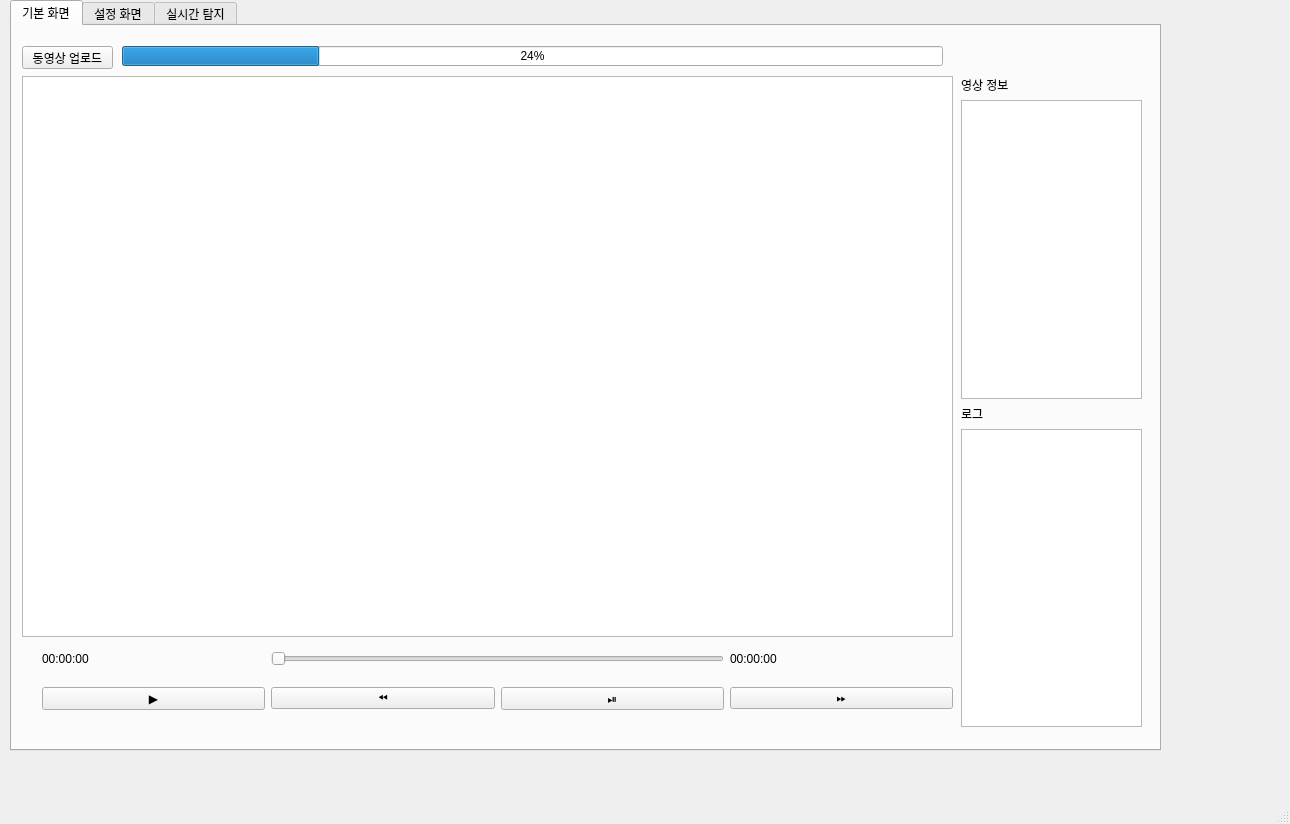
<?xml version="1.0" encoding="UTF-8"?>
<ui version="4.0">
 <class>MainWindow</class>
 <widget class="QMainWindow" name="MainWindow">
  <property name="geometry">
   <rect>
    <x>0</x>
    <y>0</y>
    <width>1290</width>
    <height>824</height>
   </rect>
  </property>
  <property name="windowTitle">
   <string>MainWindow</string>
  </property>
  <widget class="QWidget" name="centralwidget">
   <widget class="QTabWidget" name="on_air_detection">
    <property name="enabled">
     <bool>true</bool>
    </property>
    <property name="geometry">
     <rect>
      <x>10</x>
      <y>0</y>
      <width>1151</width>
      <height>751</height>
     </rect>
    </property>
    <property name="currentIndex">
     <number>0</number>
    </property>
    <property name="documentMode">
     <bool>false</bool>
    </property>
    <widget class="QWidget" name="tab">
     <attribute name="title">
      <string>기본 화면</string>
     </attribute>
     <widget class="QGraphicsView" name="graphicsView">
      <property name="geometry">
       <rect>
        <x>10</x>
        <y>50</y>
        <width>931</width>
        <height>561</height>
       </rect>
      </property>
     </widget>
     <widget class="QWidget" name="gridLayoutWidget">
      <property name="geometry">
       <rect>
        <x>30</x>
        <y>610</y>
        <width>911</width>
        <height>91</height>
       </rect>
      </property>
      <layout class="QGridLayout" name="gridLayout">
       <item row="1" column="0">
        <widget class="QPushButton" name="btn_pause">
         <property name="text">
          <string>▶️</string>
         </property>
        </widget>
       </item>
       <item row="1" column="3">
        <widget class="QPushButton" name="btn_stop_start">
         <property name="text">
          <string>⏯️</string>
         </property>
        </widget>
       </item>
       <item row="0" column="2" colspan="2">
        <widget class="QSlider" name="Video_bar">
         <property name="orientation">
          <enum>Qt::Horizontal</enum>
         </property>
        </widget>
       </item>
       <item row="0" column="4">
        <widget class="QLabel" name="Total_length">
         <property name="text">
          <string>00:00:00</string>
         </property>
        </widget>
       </item>
       <item row="0" column="0">
        <widget class="QLabel" name="Current">
         <property name="text">
          <string>00:00:00</string>
         </property>
        </widget>
       </item>
       <item row="1" column="4">
        <widget class="QPushButton" name="btn_forward">
         <property name="text">
          <string>⏩</string>
         </property>
        </widget>
       </item>
       <item row="1" column="2">
        <widget class="QPushButton" name="btn_prev">
         <property name="text">
          <string>⏪</string>
         </property>
        </widget>
       </item>
      </layout>
     </widget>
     <widget class="QWidget" name="verticalLayoutWidget">
      <property name="geometry">
       <rect>
        <x>949</x>
        <y>50</y>
        <width>181</width>
        <height>651</height>
       </rect>
      </property>
      <layout class="QVBoxLayout" name="verticalLayout">
       <item>
        <widget class="QLabel" name="Video_info">
         <property name="text">
          <string>영상 정보</string>
         </property>
        </widget>
       </item>
       <item>
        <widget class="QTextBrowser" name="Video_info_text"/>
       </item>
       <item>
        <widget class="QLabel" name="Log">
         <property name="text">
          <string>로그 </string>
         </property>
        </widget>
       </item>
       <item>
        <widget class="QListWidget" name="Log_text"/>
       </item>
      </layout>
     </widget>
     <widget class="QPushButton" name="Video_upload">
      <property name="geometry">
       <rect>
        <x>10</x>
        <y>20</y>
        <width>91</width>
        <height>23</height>
       </rect>
      </property>
      <property name="text">
       <string>동영상 업로드</string>
      </property>
     </widget>
     <widget class="QProgressBar" name="progressBar">
      <property name="geometry">
       <rect>
        <x>110</x>
        <y>20</y>
        <width>821</width>
        <height>20</height>
       </rect>
      </property>
      <property name="value">
       <number>24</number>
      </property>
     </widget>
    </widget>
    <widget class="QWidget" name="tab_2">
     <attribute name="title">
      <string>설정 화면</string>
     </attribute>
     <widget class="QGroupBox" name="groupBox">
      <property name="geometry">
       <rect>
        <x>60</x>
        <y>40</y>
        <width>521</width>
        <height>101</height>
       </rect>
      </property>
      <property name="title">
       <string>Log</string>
      </property>
      <widget class="QWidget" name="gridLayoutWidget_2">
       <property name="geometry">
        <rect>
         <x>0</x>
         <y>20</y>
         <width>521</width>
         <height>80</height>
        </rect>
       </property>
       <layout class="QGridLayout" name="gridLayout_2">
        <item row="0" column="1">
         <widget class="QCheckBox" name="checkBox2">
          <property name="text">
           <string>Off</string>
          </property>
         </widget>
        </item>
        <item row="0" column="0">
         <widget class="QLabel" name="label_4">
          <property name="text">
           <string>뮤트(Mute)</string>
          </property>
         </widget>
        </item>
       </layout>
      </widget>
     </widget>
     <widget class="QGroupBox" name="groupBox_3">
      <property name="geometry">
       <rect>
        <x>60</x>
        <y>290</y>
        <width>521</width>
        <height>71</height>
       </rect>
      </property>
      <property name="title">
       <string>Video</string>
      </property>
      <widget class="QWidget" name="gridLayoutWidget_4">
       <property name="geometry">
        <rect>
         <x>0</x>
         <y>20</y>
         <width>521</width>
         <height>46</height>
        </rect>
       </property>
       <layout class="QGridLayout" name="gridLayout_4">
        <item row="0" column="0">
         <widget class="QLabel" name="label_7">
          <property name="text">
           <string>  위험상황 기준 전후 상황 기록 </string>
          </property>
         </widget>
        </item>
        <item row="0" column="1">
         <widget class="QComboBox" name="comboBox">
          <property name="currentText">
           <string>±3초</string>
          </property>
          <property name="currentIndex">
           <number>0</number>
          </property>
          <property name="placeholderText">
           <string>5</string>
          </property>
          <item>
           <property name="text">
            <string>±3초</string>
           </property>
          </item>
          <item>
           <property name="text">
            <string>±5초</string>
           </property>
          </item>
          <item>
           <property name="text">
            <string>±7초</string>
           </property>
          </item>
         </widget>
        </item>
        <item row="1" column="0">
         <widget class="QLabel" name="label_8">
          <property name="text">
           <string>건너뛰기 간격 </string>
          </property>
         </widget>
        </item>
        <item row="1" column="1">
         <widget class="QComboBox" name="comboBox_2">
          <property name="currentText">
           <string>5초</string>
          </property>
          <property name="currentIndex">
           <number>0</number>
          </property>
          <property name="placeholderText">
           <string>5</string>
          </property>
          <item>
           <property name="text">
            <string>5초</string>
           </property>
          </item>
          <item>
           <property name="text">
            <string>10초</string>
           </property>
          </item>
          <item>
           <property name="text">
            <string>15초</string>
           </property>
          </item>
         </widget>
        </item>
       </layout>
      </widget>
     </widget>
    </widget>
    <widget class="QWidget" name="tab_3">
     <attribute name="title">
      <string>실시간 탐지</string>
     </attribute>
     <widget class="QPushButton" name="btn_start_detection">
      <property name="geometry">
       <rect>
        <x>0</x>
        <y>590</y>
        <width>901</width>
        <height>81</height>
       </rect>
      </property>
      <property name="font">
       <font>
        <family>한컴 고딕</family>
        <pointsize>14</pointsize>
       </font>
      </property>
      <property name="text">
       <string>탐지 시작</string>
      </property>
     </widget>
     <widget class="QLabel" name="Log_2">
      <property name="geometry">
       <rect>
        <x>800</x>
        <y>40</y>
        <width>158</width>
        <height>21</height>
       </rect>
      </property>
      <property name="text">
       <string>로그 </string>
      </property>
     </widget>
     <widget class="QListWidget" name="Log_text_2">
      <property name="geometry">
       <rect>
        <x>740</x>
        <y>60</y>
        <width>158</width>
        <height>521</height>
       </rect>
      </property>
     </widget>
     <widget class="QGraphicsView" name="on_air_camera">
      <property name="geometry">
       <rect>
        <x>0</x>
        <y>60</y>
        <width>721</width>
        <height>521</height>
       </rect>
      </property>
     </widget>
     <widget class="QLabel" name="Log_4">
      <property name="geometry">
       <rect>
        <x>330</x>
        <y>30</y>
        <width>158</width>
        <height>31</height>
       </rect>
      </property>
      <property name="text">
       <string>실시간 카메라</string>
      </property>
     </widget>
     <widget class="QPushButton" name="rack_btn_1">
      <property name="geometry">
       <rect>
        <x>940</x>
        <y>60</y>
        <width>75</width>
        <height>23</height>
       </rect>
      </property>
      <property name="text">
       <string>랙 설정</string>
      </property>
     </widget>
     <widget class="QTextBrowser" name="rack_text_1">
      <property name="geometry">
       <rect>
        <x>940</x>
        <y>90</y>
        <width>141</width>
        <height>192</height>
       </rect>
      </property>
     </widget>
     <widget class="QTextBrowser" name="rack_text_2">
      <property name="geometry">
       <rect>
        <x>940</x>
        <y>360</y>
        <width>141</width>
        <height>192</height>
       </rect>
      </property>
     </widget>
     <widget class="QPushButton" name="rack_btn_2">
      <property name="geometry">
       <rect>
        <x>940</x>
        <y>330</y>
        <width>75</width>
        <height>23</height>
       </rect>
      </property>
      <property name="text">
       <string>랙 설정</string>
      </property>
     </widget>
     <widget class="QPushButton" name="rack_btn_3">
      <property name="geometry">
       <rect>
        <x>1010</x>
        <y>60</y>
        <width>75</width>
        <height>23</height>
       </rect>
      </property>
      <property name="text">
       <string>랙 표시</string>
      </property>
     </widget>
     <widget class="QPushButton" name="rack_btn_4">
      <property name="geometry">
       <rect>
        <x>1010</x>
        <y>330</y>
        <width>75</width>
        <height>23</height>
       </rect>
      </property>
      <property name="text">
       <string>랙 표시</string>
      </property>
     </widget>
     <widget class="QLabel" name="label">
      <property name="geometry">
       <rect>
        <x>1000</x>
        <y>40</y>
        <width>54</width>
        <height>12</height>
       </rect>
      </property>
      <property name="text">
       <string>랙 1</string>
      </property>
     </widget>
     <widget class="QLabel" name="label_2">
      <property name="geometry">
       <rect>
        <x>1000</x>
        <y>310</y>
        <width>54</width>
        <height>12</height>
       </rect>
      </property>
      <property name="text">
       <string>랙 2</string>
      </property>
     </widget>
    </widget>
   </widget>
  </widget>
  <widget class="QMenuBar" name="menubar">
   <property name="geometry">
    <rect>
     <x>0</x>
     <y>0</y>
     <width>1290</width>
     <height>22</height>
    </rect>
   </property>
  </widget>
  <widget class="QStatusBar" name="statusbar"/>
 </widget>
 <resources/>
 <connections/>
</ui>
